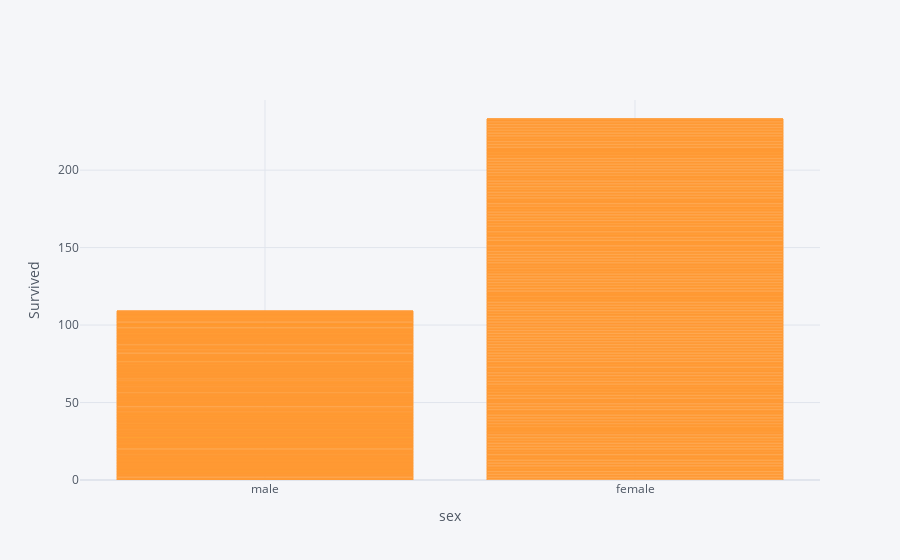

This figure's notebook cell:
### Code cell
df1.iplot(x= "sex", y = "survived", kind="bar",xTitle="sex", yTitle="Survived")

### Figure 1 — Plotly figure (JSON) as saved in the notebook; plotly's stock layout.template omitted (floating-point values rounded to 4 significant figures; data arrays with more than 128 entries replaced by an {"elided": "..."} marker saying what was removed)
{"data": [{"marker": {"color": "rgba(255, 153, 51, 0.6)", "line": {"color": "rgba(255, 153, 51, 1.0)", "width": 1}}, "name": "survived", "orientation": "v", "text": "", "type": "bar", "x": {"elided": "891 str values"}, "y": {"elided": "891 int values"}}], "layout": {"legend": {"bgcolor": "#F5F6F9", "font": {"color": "#4D5663"}}, "paper_bgcolor": "#F5F6F9", "plot_bgcolor": "#F5F6F9", "title": {"font": {"color": "#4D5663"}}, "xaxis": {"gridcolor": "#E1E5ED", "showgrid": true, "tickfont": {"color": "#4D5663"}, "title": {"font": {"color": "#4D5663"}, "text": "sex"}, "zerolinecolor": "#E1E5ED"}, "yaxis": {"gridcolor": "#E1E5ED", "showgrid": true, "tickfont": {"color": "#4D5663"}, "title": {"font": {"color": "#4D5663"}, "text": "Survived"}, "zerolinecolor": "#E1E5ED"}}}
